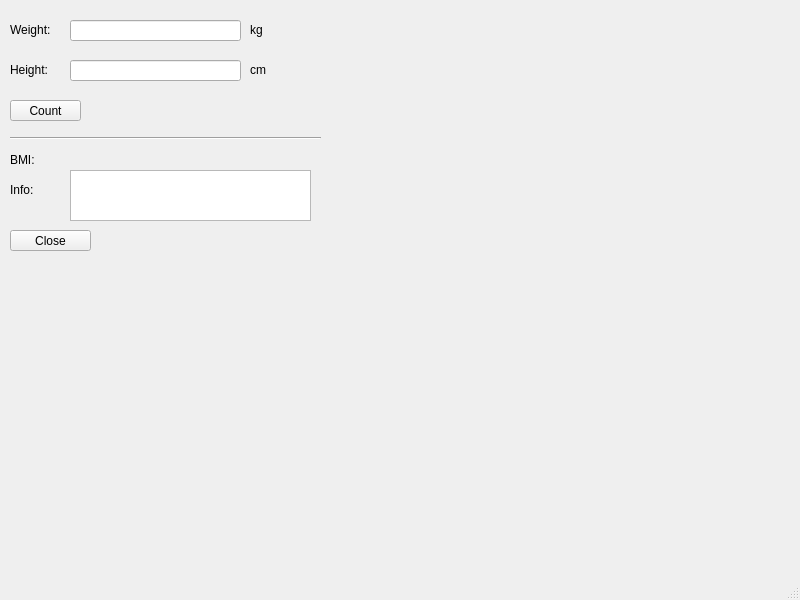
<?xml version="1.0" encoding="UTF-8"?>
<ui version="4.0">
 <class>MainWindow</class>
 <widget class="QMainWindow" name="MainWindow">
  <property name="geometry">
   <rect>
    <x>0</x>
    <y>0</y>
    <width>800</width>
    <height>600</height>
   </rect>
  </property>
  <property name="windowTitle">
   <string>MainWindow</string>
  </property>
  <widget class="QWidget" name="centralwidget">
   <widget class="QLabel" name="label">
    <property name="geometry">
     <rect>
      <x>10</x>
      <y>20</y>
      <width>63</width>
      <height>20</height>
     </rect>
    </property>
    <property name="text">
     <string>Weight:</string>
    </property>
   </widget>
   <widget class="QLabel" name="label_2">
    <property name="geometry">
     <rect>
      <x>10</x>
      <y>60</y>
      <width>63</width>
      <height>20</height>
     </rect>
    </property>
    <property name="text">
     <string>Height:</string>
    </property>
   </widget>
   <widget class="QLabel" name="label_3">
    <property name="geometry">
     <rect>
      <x>250</x>
      <y>60</y>
      <width>63</width>
      <height>20</height>
     </rect>
    </property>
    <property name="text">
     <string>cm</string>
    </property>
   </widget>
   <widget class="QLabel" name="label_4">
    <property name="geometry">
     <rect>
      <x>250</x>
      <y>20</y>
      <width>63</width>
      <height>20</height>
     </rect>
    </property>
    <property name="text">
     <string>kg</string>
    </property>
   </widget>
   <widget class="QLabel" name="label_5">
    <property name="geometry">
     <rect>
      <x>10</x>
      <y>150</y>
      <width>63</width>
      <height>20</height>
     </rect>
    </property>
    <property name="text">
     <string>BMI:</string>
    </property>
   </widget>
   <widget class="QPushButton" name="countButton">
    <property name="geometry">
     <rect>
      <x>10</x>
      <y>100</y>
      <width>71</width>
      <height>21</height>
     </rect>
    </property>
    <property name="text">
     <string>Count</string>
    </property>
   </widget>
   <widget class="Line" name="line">
    <property name="geometry">
     <rect>
      <x>10</x>
      <y>130</y>
      <width>311</width>
      <height>16</height>
     </rect>
    </property>
    <property name="orientation">
     <enum>Qt::Horizontal</enum>
    </property>
   </widget>
   <widget class="QLabel" name="label_6">
    <property name="geometry">
     <rect>
      <x>10</x>
      <y>180</y>
      <width>63</width>
      <height>20</height>
     </rect>
    </property>
    <property name="text">
     <string>Info:</string>
    </property>
   </widget>
   <widget class="QLabel" name="resultLabel">
    <property name="geometry">
     <rect>
      <x>70</x>
      <y>150</y>
      <width>111</width>
      <height>20</height>
     </rect>
    </property>
    <property name="text">
     <string/>
    </property>
   </widget>
   <widget class="QTextBrowser" name="infoTextBrowser">
    <property name="geometry">
     <rect>
      <x>70</x>
      <y>170</y>
      <width>241</width>
      <height>51</height>
     </rect>
    </property>
   </widget>
   <widget class="QPushButton" name="closeButton">
    <property name="geometry">
     <rect>
      <x>10</x>
      <y>230</y>
      <width>81</width>
      <height>21</height>
     </rect>
    </property>
    <property name="text">
     <string>Close</string>
    </property>
   </widget>
   <widget class="QLineEdit" name="weightLineEdit">
    <property name="geometry">
     <rect>
      <x>70</x>
      <y>20</y>
      <width>171</width>
      <height>21</height>
     </rect>
    </property>
   </widget>
   <widget class="QLineEdit" name="heightLineEdit">
    <property name="geometry">
     <rect>
      <x>70</x>
      <y>60</y>
      <width>171</width>
      <height>21</height>
     </rect>
    </property>
   </widget>
  </widget>
  <widget class="QMenuBar" name="menubar">
   <property name="geometry">
    <rect>
     <x>0</x>
     <y>0</y>
     <width>800</width>
     <height>25</height>
    </rect>
   </property>
  </widget>
  <widget class="QStatusBar" name="statusbar"/>
 </widget>
 <resources/>
 <connections/>
</ui>
